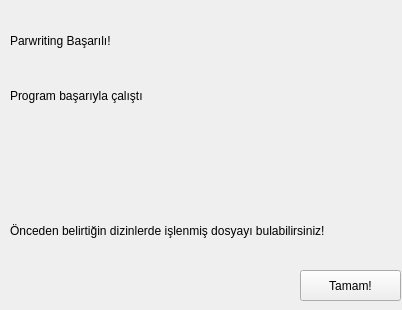
<?xml version="1.0" encoding="UTF-8"?>
<ui version="4.0">
 <class>Form</class>
 <widget class="QWidget" name="Form">
  <property name="geometry">
   <rect>
    <x>0</x>
    <y>0</y>
    <width>402</width>
    <height>310</height>
   </rect>
  </property>
  <property name="windowTitle">
   <string>Form</string>
  </property>
  <property name="styleSheet">
   <string notr="true">background-image: url(:/newPrefix/o3754686.jpg);</string>
  </property>
  <widget class="QLabel" name="icon">
   <property name="geometry">
    <rect>
     <x>230</x>
     <y>10</y>
     <width>161</width>
     <height>181</height>
    </rect>
   </property>
   <property name="styleSheet">
    <string notr="true">image: url(:/newPrefix/o3754686.jpg);</string>
   </property>
   <property name="text">
    <string/>
   </property>
  </widget>
  <widget class="QLabel" name="baslik">
   <property name="geometry">
    <rect>
     <x>10</x>
     <y>0</y>
     <width>211</width>
     <height>81</height>
    </rect>
   </property>
   <property name="minimumSize">
    <size>
     <width>211</width>
     <height>81</height>
    </size>
   </property>
   <property name="maximumSize">
    <size>
     <width>211</width>
     <height>81</height>
    </size>
   </property>
   <property name="styleSheet">
    <string notr="true">font: 700 20pt &quot;Morning Breeze&quot;;</string>
   </property>
   <property name="text">
    <string>Parwriting Başarılı!</string>
   </property>
  </widget>
  <widget class="QLabel" name="altbaslik">
   <property name="geometry">
    <rect>
     <x>10</x>
     <y>70</y>
     <width>191</width>
     <height>51</height>
    </rect>
   </property>
   <property name="styleSheet">
    <string notr="true">font: italic 15pt &quot;Morning Breeze&quot;;</string>
   </property>
   <property name="text">
    <string>Program başarıyla çalıştı</string>
   </property>
  </widget>
  <widget class="QLabel" name="duyuru">
   <property name="geometry">
    <rect>
     <x>10</x>
     <y>200</y>
     <width>401</width>
     <height>61</height>
    </rect>
   </property>
   <property name="styleSheet">
    <string notr="true">font: 300 14pt &quot;Morning Breeze&quot;;</string>
   </property>
   <property name="text">
    <string>Önceden belirtiğin dizinlerde işlenmiş dosyayı bulabilirsiniz!</string>
   </property>
  </widget>
  <widget class="QPushButton" name="pushButton">
   <property name="geometry">
    <rect>
     <x>300</x>
     <y>270</y>
     <width>101</width>
     <height>31</height>
    </rect>
   </property>
   <property name="styleSheet">
    <string notr="true">font: 700 11pt &quot;Baby Doll&quot;;</string>
   </property>
   <property name="text">
    <string>Tamam!</string>
   </property>
  </widget>
 </widget>
 <resources>
  <include location="../1f0a2f45/busilinecek.qrc"/>
 </resources>
 <connections/>
</ui>
